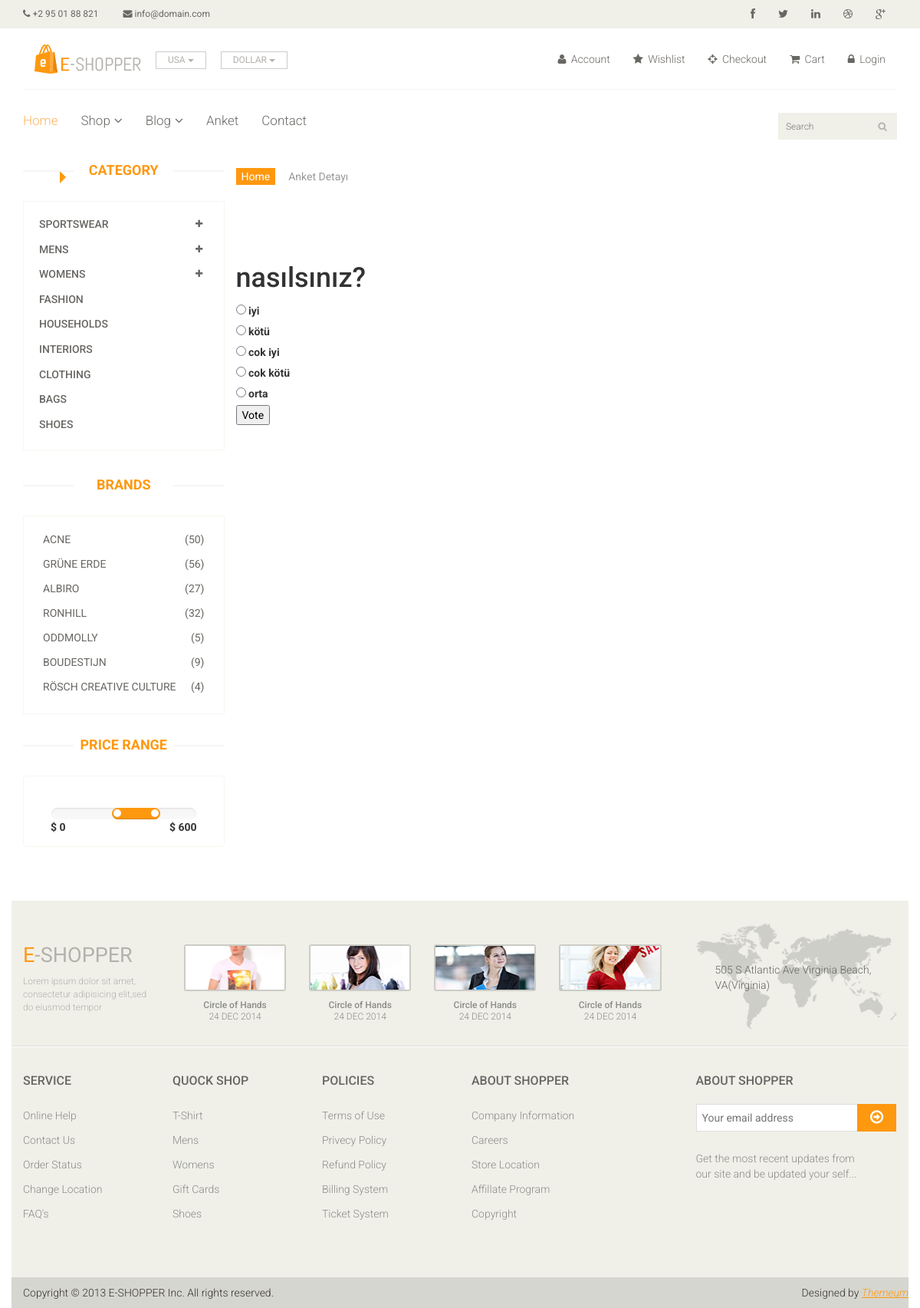
The page /polls/1/ on the database its author committed.
### polls/models.py (models this page shows, shortened)
class Question(models.Model):
    question_text = models.CharField(max_length=200)
    pub_date = models.DateTimeField('date published')
    def was_published_recently(self):
        return self.pub_date >= timezone.now() - datetime.timedelta(days=1)
    def was_published_recently(self):
        now = timezone.now()
        return now - datetime.timedelta(days=1) <= self.pub_date <= now
    was_published_recently.admin_order_field = 'pub_date'
    was_published_recently.boolean = True
    was_published_recently.short_description = 'Published recently?'

class Choice(models.Model):
    question = models.ForeignKey(Question, on_delete=models.CASCADE)
    choice_text = models.CharField(max_length=200)
    votes = models.IntegerField(default=0)

### polls/views.py (the view)
def detail(request, question_id):
    question = get_object_or_404(Question,pk=question_id)
    return render(request, 'polls/detail.html', {'question': question})

### polls/templates/polls/detail.html (shortened to what this page needs)
{% extends "homebase.html" %}
{% block sidebar %}
{% include "sidebar.html" %}
{% endblock %}
{% block body %}
<section id="cart_items">
    <div class="container">
        <div class="breadcrumbs">
            <ol class="breadcrumb">
                <li><a href="/">Home</a></li>
                <li class="active">Anket Detayı</li>
            </ol>
        </div>
<section id="do_action">
    <div class="container">
        <div class="row">
            <h1>{{ question.question_text }}</h1>
            <form action="{% url 'polls:vote' question.id %}" method="post">
                {% for choice in question.choice_set.all %}
                <input type="radio" name="choice" id="choice{{ forloop.counter }}" value="{{ choice.id }}">
                <label for="choice{{ forloop.counter }}">{{ choice.choice_text }}</label><br>
                {% endfor %}
                <input type="submit" value="Vote">
            </form>
        </div>
    </div>
</section>
	</div>
</section>
{% endblock %}

### home/static/css/main.css (style rules this page uses)
body { font-family: 'Roboto', sans-serif; position: relative; font-weight: 400px; }
h1, h2, h3, h4, h5, h6 { font-family: 'Roboto', sans-serif; }
#do_action { margin-bottom: 50px; }
.breadcrumbs { position: relative; }
.breadcrumbs .breadcrumb { background: transparent; margin-bottom: 75px; padding-left: 0; }
.breadcrumbs .breadcrumb li a { background: #FE980F; color: #FFFFFF; padding: 3px 7px; }
.breadcrumbs .breadcrumb li a:after { content: ""; height: auto; width: auto; border-width: 8px; border-style: solid; border-color: transparent transparent transparent #FE980F; position: absolute; top: 11px; left: 48px; }
.breadcrumbs .breadcrumb>li+li:before { content: " "; }

### rows shown on the page
Question: question_text "nasılsınız?"
Choice: choice_text "iyi"
Choice: choice_text "kötü"
Choice: choice_text "cok iyi"
Choice: choice_text "cok kötü"
Choice: choice_text "orta"
